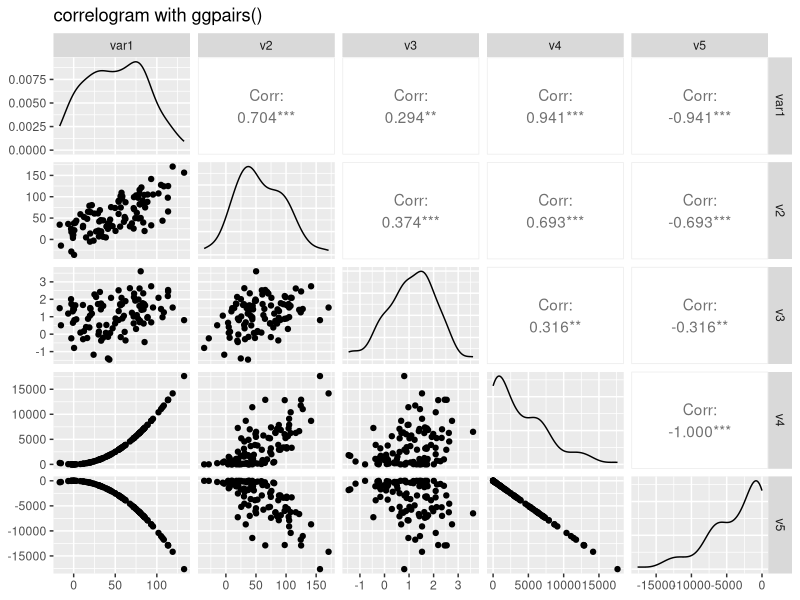
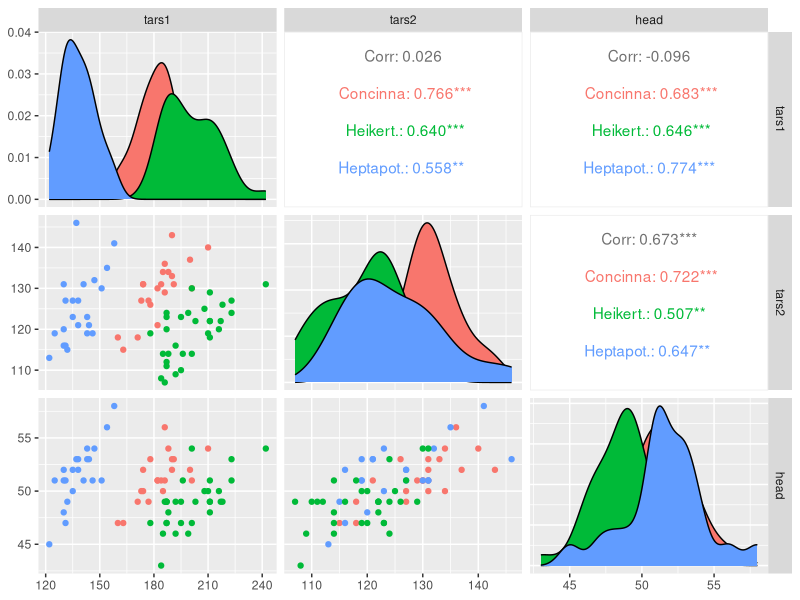
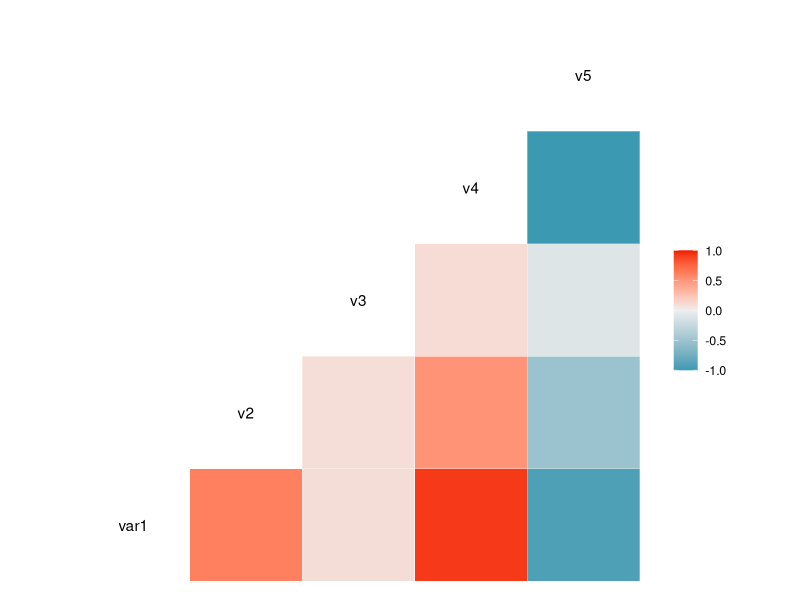
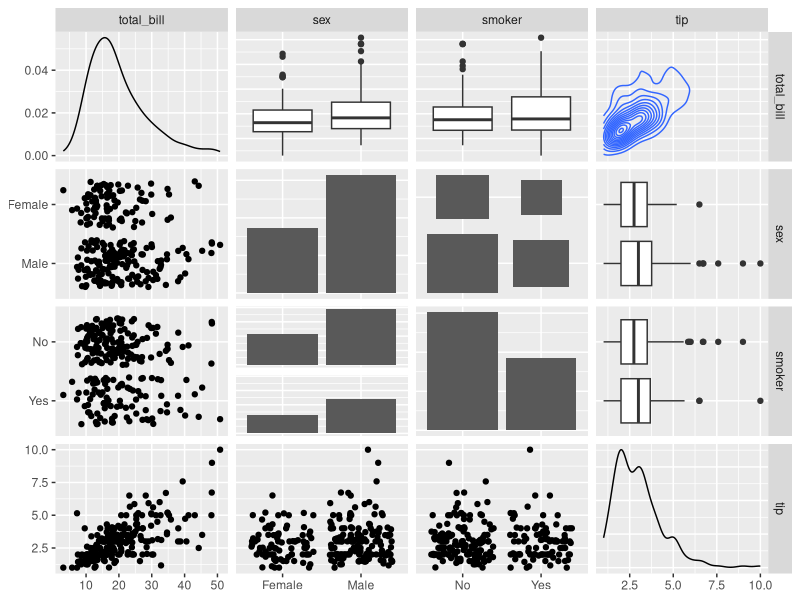

Write R code to recreate these figures, in order. (Note: this script raises an error after producing the figures.)
## ---- chunk 1
knitr::opts_chunk$set(echo = TRUE)

setwd(dirname(rstudioapi::getSourceEditorContext()$path))
# getwd()
# Sys.setlocale("LC_ALL","English")

## devtools::install_github("kupietz/kableExtra")
packages<-c("tidyverse", "kableExtra",  
            "ggpubr","gridExtra","ggtext",
            "corrgram","GGally")
ipak <- function(pkg){
  new.pkg <- pkg[!(pkg %in% installed.packages()[, "Package"])]
  if (length(new.pkg)) 
    install.packages(new.pkg, dependencies = TRUE)
  sapply(pkg, require, character.only = TRUE)
}
ipak(packages)
## ---- chunk 2
# library("GGally")
 
# Create data 
data <- data.frame( var1 = 1:100 + rnorm(100,sd=20), 
                    v2 = 1:100 + rnorm(100,sd=27), 
                    v3 = rep(1, 100) + rnorm(100, sd = 1)) 
data$v4 = data$var1 ** 2 
data$v5 = -(data$var1 ** 2) 
 
# Check correlations (as scatterplots), distribution and print corrleation coefficient 
ggpairs(data, title="correlogram with ggpairs()") 


## Split by group
data(flea)
ggpairs(flea, columns = 2:4, ggplot2::aes(colour=species)) 
## ---- chunk 3
# library("GGally")
 
# Create data 
data <- data.frame( var1 = 1:100 + rnorm(100,sd=20), 
                    v2 = 1:100 + rnorm(100,sd=27), 
                    v3 = rep(1, 100) + rnorm(100, sd = 1)) 
data$v4 = data$var1 ** 2 
data$v5 = -(data$var1 ** 2) 
 
# Check correlation between variables
#cor(data) 
 
# Nice visualization of correlations
ggcorr(data, method = c("everything", "pearson")) 
## ---- chunk 4
# From the help page:
data(tips, package = "reshape")
ggpairs(
  tips[, c(1, 3, 4, 2)],
  upper = list(continuous = "density", combo = "box_no_facet"),
  lower = list(continuous = "points", combo = "dot_no_facet")
)
## ---- chunk 5
# Corrgram library
# library("corrgram")

# mtcars dataset is natively available in R
# head(mtcars)

# First
corrgram(mtcars, 
         order=TRUE, 
         lower.panel=panel.shade, 
         upper.panel=panel.pie, 
         text.panel=panel.txt, 
         main="Car Milage Data in PC2/PC1 Order") 

# Second
corrgram(mtcars, 
         order=TRUE, 
         lower.panel=panel.ellipse, 
         upper.panel=panel.pts, 
         text.panel=panel.txt, 
         diag.panel=panel.minmax, 
         main="Car Milage Data in PC2/PC1 Order") 

# Third
corrgram(mtcars, 
         order=NULL, 
         lower.panel=panel.shade, 
         upper.panel=NULL, 
         text.panel=panel.txt, 
         main="Car Milage Data (unsorted)")
